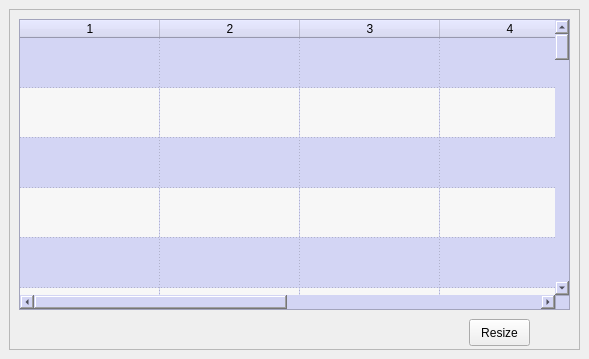
     <widget class="QWidget" name="appointmentTab">
      <attribute name="icon">
       <iconset resource="resources.qrc">
        <normaloff>:/icons/icons/appointment-new-2.ico</normaloff>:/icons/icons/appointment-new-2.ico</iconset>
      </attribute>
      <attribute name="title">
       <string>Appointments</string>
      </attribute>
      <widget class="QFrame" name="apptFrame">
       <property name="geometry">
        <rect>
         <x>9</x>
         <y>9</y>
         <width>571</width>
         <height>341</height>
        </rect>
       </property>
       <property name="frameShape">
        <enum>QFrame::StyledPanel</enum>
       </property>
       <property name="frameShadow">
        <enum>QFrame::Raised</enum>
       </property>
       <widget class="QTableWidget" name="apptTableWidget">
        <property name="geometry">
         <rect>
          <x>10</x>
          <y>10</y>
          <width>551</width>
          <height>291</height>
         </rect>
        </property>
        <property name="sizePolicy">
         <sizepolicy hsizetype="Expanding" vsizetype="Expanding">
          <horstretch>0</horstretch>
          <verstretch>0</verstretch>
         </sizepolicy>
        </property>
        <property name="maximumSize">
         <size>
          <width>16777215</width>
          <height>321</height>
         </size>
        </property>
        <property name="acceptDrops">
         <bool>true</bool>
        </property>
        <property name="styleSheet">
         <string notr="true">background-color: rgb(211, 213, 244);</string>
        </property>
        <property name="midLineWidth">
         <number>1</number>
        </property>
        <property name="verticalScrollBarPolicy">
         <enum>Qt::ScrollBarAsNeeded</enum>
        </property>
        <property name="horizontalScrollBarPolicy">
         <enum>Qt::ScrollBarAsNeeded</enum>
        </property>
        <property name="editTriggers">
         <set>QAbstractItemView::DoubleClicked</set>
        </property>
        <property name="dragEnabled">
         <bool>true</bool>
        </property>
        <property name="dragDropMode">
         <enum>QAbstractItemView::DragDrop</enum>
        </property>
        <property name="defaultDropAction">
         <enum>Qt::CopyAction</enum>
        </property>
        <property name="alternatingRowColors">
         <bool>true</bool>
        </property>
        <property name="verticalScrollMode">
         <enum>QAbstractItemView::ScrollPerPixel</enum>
        </property>
        <property name="gridStyle">
         <enum>Qt::DotLine</enum>
        </property>
        <property name="sortingEnabled">
         <bool>true</bool>
        </property>
        <property name="wordWrap">
         <bool>true</bool>
        </property>
        <property name="rowCount">
         <number>2000</number>
        </property>
        <property name="columnCount">
         <number>6</number>
        </property>
        <attribute name="horizontalHeaderCascadingSectionResizes">
         <bool>false</bool>
        </attribute>
        <attribute name="horizontalHeaderDefaultSectionSize">
         <number>140</number>
        </attribute>
        <attribute name="horizontalHeaderMinimumSectionSize">
         <number>56</number>
        </attribute>
        <attribute name="horizontalHeaderStretchLastSection">
         <bool>true</bool>
        </attribute>
        <attribute name="verticalHeaderVisible">
         <bool>false</bool>
        </attribute>
        <attribute name="verticalHeaderCascadingSectionResizes">
         <bool>true</bool>
        </attribute>
        <attribute name="verticalHeaderDefaultSectionSize">
         <number>50</number>
        </attribute>
        <row/>
        <row/>
        <row/>
        <row/>
        <row/>
        <row/>
        <row/>
        <row/>
        <row/>
        <row/>
        <row/>
        <row/>
        <row/>
        <row/>
        <row/>
        <row/>
        <row/>
        <row/>
        <row/>
        <row/>
        <row/>
        <row/>
        <row/>
        <row/>
        <row/>
        <row/>
        <row/>
        <row/>
        <row/>
        <row/>
        <row/>
        <row/>
        <row/>
        <row/>
        <row/>
        <row/>
        <row/>
        <row/>
        <row/>
        <row/>
        <row/>
        <row/>
        <row/>
        <row/>
        <row/>
        <row/>
        <row/>
        <row/>
        <row/>
        <row/>
        <row/>
        <row/>
        <row/>
        <row/>
        <row/>
        <row/>
        <row/>
        <row/>
        <row/>
        <row/>
        <row/>
        <row/>
        <row/>
        <row/>
        <row/>
        <row/>
        <row/>
        <row/>
        <row/>
        <row/>
        <row/>
        <row/>
        <row/>
        <row/>
        <row/>
        <row/>
        <row/>
        <row/>
        <row/>
        <row/>
        <row/>
        <row/>
        <row/>
        <row/>
        <row/>
        <row/>
        <row/>
        <row/>
        <row/>
        <row/>
        <row/>
        <row/>
        <row/>
        <row/>
        <row/>
        <row/>
        <row/>
        <row/>
        <row/>
        <row/>
        <row/>
        <row/>
        <row/>
        <row/>
        <row/>
        <row/>
        <row/>
        <row/>
        <row/>
        <row/>
        <row/>
        <row/>
        <row/>
        <row/>
        <row/>
        <row/>
        <row/>
        <row/>
        <row/>
        <row/>
        <row/>
        <row/>
        <row/>
        <row/>
        <row/>
        <row/>
        <row/>
        <row/>
        <row/>
        <row/>
        <row/>
        <row/>
        <row/>
        <row/>
        <row/>
        <row/>
        <row/>
        <row/>
        <row/>
        <row/>
        <row/>
        <row/>
        <row/>
        <row/>
        <row/>
        <row/>
        <row/>
        <row/>
        <row/>
        <row/>
        <row/>
        <row/>
        <row/>
        <row/>
        <row/>
        <row/>
        <row/>
        <row/>
        <row/>
        <row/>
        <row/>
        <row/>
        <row/>
        <row/>
        <row/>
        <row/>
        <row/>
        <row/>
        <row/>
        <row/>
        <row/>
        <row/>
        <row/>
        <row/>
        <row/>
        <row/>
        <row/>
        <row/>
        <row/>
        <row/>
        <row/>
        <row/>
        <row/>
        <row/>
        <row/>
        <row/>
        <row/>
        <row/>
        <row/>
        <row/>
        <row/>
        <row/>
        <row/>
        <row/>
        <row/>
        <row/>
        <row/>
        <row/>
        <row/>
        <row/>
        <row/>
        <row/>
        <row/>
        <row/>
        <row/>
        <row/>
        <row/>
        <row/>
        <row/>
        <row/>
        <row/>
        <row/>
        <row/>
        <row/>
        <row/>
        <row/>
        <row/>
        <row/>
        <row/>
        <row/>
        <row/>
        <row/>
        <row/>
        <row/>
        <row/>
        <row/>
        <row/>
        <row/>
        <row/>
        <row/>
        <row/>
        <row/>
        <row/>
        <row/>
        <row/>
        <row/>
        <row/>
        <row/>
        <row/>
        <row/>
        <row/>
        <row/>
        <row/>
        <row/>
        <row/>
        <row/>
        <row/>
        <row/>
        <row/>
        <row/>
        <row/>
        <row/>
        <row/>
        <row/>
        <row/>
        <row/>
        <row/>
        <row/>
        <row/>
        <row/>
        <row/>
        <row/>
        <row/>
        <row/>
        <row/>
        <row/>
        <row/>
        <row/>
        <row/>
        <row/>
        <row/>
        <row/>
        <row/>
        <row/>
        <row/>
        <row/>
        <row/>
        <row/>
        <row/>
        <row/>
        <row/>
        <row/>
        <row/>
        <row/>
        <row/>
        <row/>
        <row/>
        <row/>
        <row/>
        <row/>
        <row/>
        <row/>
        <row/>
        <row/>
        <row/>
        <row/>
        <row/>
        <row/>
        <row/>
        <row/>
        <row/>
        <row/>
        <row/>
        <row/>
        <row/>
        <row/>
        <row/>
        <row/>
        <row/>
        <row/>
        <row/>
        <row/>
        <row/>
        <row/>
        <row/>
        <row/>
        <row/>
        <row/>
        <row/>
        <row/>
        <row/>
        <row/>
        <row/>
        <row/>
        <row/>
        <row/>
        <row/>
        <row/>
        <row/>
        <row/>
        <row/>
        <row/>
        <row/>
        <row/>
        <row/>
        <row/>
        <row/>
        <row/>
        <row/>
        <row/>
        <row/>
        <row/>
        <row/>
        <row/>
        <row/>
        <row/>
        <row/>
        <row/>
        <row/>
        <row/>
        <row/>
        <row/>
        <row/>
        <row/>
        <row/>
        <row/>
        <row/>
        <row/>
        <row/>
        <row/>
        <row/>
        <row/>
        <row/>
        <row/>
        <row/>
        <row/>
        <row/>
        <row/>
        <row/>
        <row/>
        <row/>
        <row/>
        <row/>
        <row/>
        <row/>
        <row/>
        <row/>
        <row/>
        <row/>
        <row/>
        <row/>
        <row/>
        <row/>
        <row/>
        <row/>
        <row/>
        <row/>
        <row/>
        <row/>
        <row/>
        <row/>
        <row/>
        <row/>
        <row/>
        <row/>
        <row/>
        <row/>
        <row/>
        <row/>
        <row/>
        <row/>
        <row/>
        <row/>
        <row/>
        <row/>
        <row/>
        <row/>
        <row/>
        <row/>
        <row/>
        <row/>
        <row/>
        <row/>
        <row/>
        <row/>
        <row/>
        <row/>
        <row/>
        <row/>
        <row/>
        <row/>
        <row/>
        <row/>
        <row/>
        <row/>
        <row/>
        <row/>
        <row/>
        <row/>
        <row/>
        <row/>
        <row/>
        <row/>
        <row/>
        <row/>
        <row/>
        <row/>
        <row/>
        <row/>
        <row/>
        <row/>
        <row/>
        <row/>
        <row/>
        <row/>
        <row/>
        <row/>
        <row/>
        <row/>
        <row/>
        <row/>
        <row/>
        <row/>
        <row/>
        <row/>
        <row/>
        <row/>
        <row/>
        <row/>
        <row/>
        <row/>
        <row/>
        <row/>
        <row/>
        <row/>
        <row/>
        <row/>
        <row/>
        <row/>
        <row/>
        <row/>
        <row/>
        <row/>
        <row/>
        <row/>
        <row/>
        <row/>
        <row/>
        <row/>
        <row/>
        <row/>
        <row/>
        <row/>
        <row/>
        <row/>
        <row/>
        <row/>
        <row/>
        <row/>
        <row/>
        <row/>
        <row/>
        <row/>
        <row/>
        <row/>
        <row/>
        <row/>
        <row/>
        <row/>
        <row/>
        <row/>
        <row/>
        <row/>
        <row/>
        <row/>
        <row/>
        <row/>
        <row/>
        <row/>
        <row/>
        <row/>
        <row/>
        <row/>
        <row/>
        <row/>
        <row/>
        <row/>
        <row/>
        <row/>
        <row/>
        <row/>
        <row/>
        <row/>
        <row/>
        <row/>
        <row/>
        <row/>
        <row/>
        <row/>
        <row/>
        <row/>
        <row/>
        <row/>
        <row/>
        <row/>
        <row/>
        <row/>
        <row/>
        <row/>
        <row/>
        <row/>
        <row/>
        <row/>
        <row/>
        <row/>
        <row/>
        <row/>
        <row/>
        <row/>
        <row/>
        <row/>
        <row/>
        <row/>
        <row/>
        <row/>
        <row/>
        <row/>
        <row/>
        <row/>
        <row/>
        <row/>
        <row/>
        <row/>
        <row/>
        <row/>
        <row/>
        <row/>
        <row/>
        <row/>
        <row/>
        <row/>
        <row/>
        <row/>
        <row/>
        <row/>
        <row/>
        <row/>
        <row/>
        <row/>
        <row/>
        <row/>
        <row/>
        <row/>
        <row/>
        <row/>
        <row/>
        <row/>
        <row/>
        <row/>
        <row/>
        <row/>
        <row/>
        <row/>
        <row/>
        <row/>
        <row/>
        <row/>
        <row/>
        <row/>
        <row/>
        <row/>
        <row/>
        <row/>
        <row/>
        <row/>
        <row/>
        <row/>
        <row/>
        <row/>
        <row/>
        <row/>
        <row/>
        <row/>
        <row/>
        <row/>
        <row/>
        <row/>
        <row/>
        <row/>
        <row/>
        <row/>
        <row/>
        <row/>
        <row/>
        <row/>
        <row/>
        <row/>
        <row/>
        <row/>
        <row/>
        <row/>
        <row/>
        <row/>
        <row/>
        <row/>
        <row/>
        <row/>
        <row/>
        <row/>
        <row/>
        <row/>
        <row/>
        <row/>
        <row/>
        <row/>
        <row/>
        <row/>
        <row/>
        <row/>
        <row/>
        <row/>
        <row/>
        <row/>
        <row/>
        <row/>
        <row/>
        <row/>
        <row/>
        <row/>
        <row/>
        <row/>
        <row/>
        <row/>
        <row/>
        <row/>
        <row/>
        <row/>
        <row/>
        <row/>
        <row/>
        <row/>
        <row/>
        <row/>
        <row/>
        <row/>
        <row/>
        <row/>
        <row/>
        <row/>
        <row/>
        <row/>
        <row/>
        <row/>
        <row/>
        <row/>
        <row/>
        <row/>
        <row/>
        <row/>
        <row/>
        <row/>
        <row/>
        <row/>
        <row/>
        <row/>
        <row/>
        <row/>
        <row/>
        <row/>
        <row/>
        <row/>
        <row/>
        <row/>
        <row/>
        <row/>
        <row/>
        <row/>
        <row/>
        <row/>
        <row/>
        <row/>
        <row/>
        <row/>
        <row/>
        <row/>
        <row/>
        <row/>
        <row/>
        <row/>
        <row/>
        <row/>
        <row/>
        <row/>
        <row/>
        <row/>
        <row/>
        <row/>
        <row/>
        <row/>
        <row/>
        <row/>
        <row/>
        <row/>
        <row/>
        <row/>
        <row/>
        <row/>
        <row/>
        <row/>
        <row/>
        <row/>
        <row/>
        <row/>
        <row/>
        <row/>
        <row/>
        <row/>
        <row/>
        <row/>
        <row/>
        <row/>
        <row/>
        <row/>
        <row/>
        <row/>
        <row/>
        <row/>
        <row/>
        <row/>
        <row/>
        <row/>
        <row/>
        <row/>
        <row/>
        <row/>
        <row/>
        <row/>
        <row/>
        <row/>
        <row/>
        <row/>
        <row/>
        <row/>
        <row/>
        <row/>
        <row/>
        <row/>
        <row/>
        <row/>
        <row/>
        <row/>
        <row/>
        <row/>
        <row/>
        <row/>
        <row/>
        <row/>
        <row/>
        <row/>
        <row/>
        <row/>
        <row/>
        <row/>
        <row/>
        <row/>
        <row/>
        <row/>
        <row/>
        <row/>
        <row/>
        <row/>
        <row/>
        <row/>
        <row/>
        <row/>
        <row/>
        <row/>
        <row/>
        <row/>
        <row/>
        <row/>
        <row/>
        <row/>
        <row/>
        <row/>
        <row/>
        <row/>
        <row/>
        <row/>
        <row/>
        <row/>
        <row/>
        <row/>
        <row/>
        <row/>
        <row/>
        <row/>
        <row/>
        <row/>
        <row/>
        <row/>
        <row/>
        <row/>
        <row/>
        <row/>
        <row/>
        <row/>
        <row/>
        <row/>
        <row/>
        <row/>
        <row/>
        <row/>
        <row/>
        <row/>
        <row/>
        <row/>
        <row/>
        <row/>
        <row/>
        <row/>
        <row/>
        <row/>
        <row/>
        <row/>
        <row/>
        <row/>
        <row/>
        <row/>
        <row/>
        <row/>
        <row/>
        <row/>
        <row/>
        <row/>
        <row/>
        <row/>
        <row/>
        <row/>
        <row/>
        <row/>
        <row/>
        <row/>
        <row/>
        <row/>
        <row/>
        <row/>
        <row/>
        <row/>
        <row/>
        <row/>
        <row/>
        <row/>
        <row/>
        <row/>
        <row/>
        <row/>
        <row/>
        <row/>
        <row/>
        <row/>
        <row/>
        <row/>
        <row/>
        <row/>
        <row/>
        <row/>
        <row/>
        <row/>
        <row/>
        <row/>
        <row/>
        <row/>
        <row/>
        <row/>
        <row/>
        <row/>
        <row/>
        <row/>
        <row/>
        <row/>
        <row/>
        <row/>
        <row/>
        <row/>
        <row/>
        <row/>
        <row/>
        <row/>
        <row/>
        <row/>
        <row/>
        <row/>
        <row/>
        <row/>
        <row/>
        <row/>
        <row/>
        <row/>
        <row/>
        <row/>
        <row/>
        <row/>
        <row/>
        <row/>
        <row/>
        <row/>
        <row/>
        <row/>
        <row/>
        <row/>
        <row/>
        <row/>
        <row/>
        <row/>
        <row/>
        <row/>
        <row/>
        <row/>
        <row/>
        <row/>
        <row/>
        <row/>
        <row/>
        <row/>
        <row/>
        <row/>
        <row/>
        <row/>
        <row/>
        <row/>
        <row/>
        <row/>
        <row/>
        <row/>
        <row/>
        <row/>
        <row/>
        <row/>
        <row/>
        <row/>
        <row/>
        <row/>
        <row/>
        <row/>
        <row/>
        <row/>
        <row/>
        <row/>
        <row/>
        <row/>
        <row/>
        <row/>
        <row/>
        <row/>
        <row/>
        <row/>
        <row/>
        <row/>
        <row/>
        <row/>
        <row/>
        <row/>
        <row/>
        <row/>
        <row/>
        <row/>
        <row/>
        <row/>
        <row/>
        <row/>
        <row/>
        <row/>
        <row/>
        <row/>
        <row/>
        <row/>
        <row/>
        <row/>
        <row/>
        <row/>
        <row/>
        <row/>
        <row/>
        <row/>
        <row/>
        <row/>
        <row/>
        <row/>
        <row/>
        <row/>
        <row/>
        <row/>
        <row/>
        <row/>
        <row/>
        <row/>
        <row/>
        <row/>
        <row/>
        <row/>
        <row/>
        <row/>
        <row/>
        <row/>
        <row/>
        <row/>
        <row/>
        <row/>
        <row/>
        <row/>
        <row/>
        <row/>
        <row/>
        <row/>
        <row/>
        <row/>
        <row/>
        <row/>
        <row/>
        <row/>
        <row/>
        <row/>
        <row/>
        <row/>
        <row/>
        <row/>
        <row/>
        <row/>
        <row/>
        <row/>
        <row/>
        <row/>
        <row/>
        <row/>
        <row/>
        <row/>
        <row/>
        <row/>
        <row/>
        <row/>
        <row/>
        <row/>
        <row/>
        <row/>
        <row/>
        <row/>
        <row/>
        <row/>
        <row/>
        <row/>
        <row/>
        <row/>
        <row/>
        <row/>
        <row/>
        <row/>
        <row/>
        <row/>
        <row/>
        <row/>
        <row/>
        <row/>
        <row/>
        <row/>
        <row/>
        <row/>
        <row/>
        <row/>
        <row/>
        <row/>
        <row/>
        <row/>
        <row/>
        <row/>
        <row/>
        <row/>
        <row/>
        <row/>
        <row/>
        <row/>
        <row/>
        <row/>
        <row/>
        <row/>
        <row/>
        <row/>
        <row/>
        <row/>
        <row/>
        <row/>
        <row/>
        <row/>
        <row/>
        <row/>
        <row/>
        <row/>
        <row/>
        <row/>
        <row/>
        <row/>
        <row/>
        <row/>
        <row/>
        <row/>
        <row/>
        <row/>
        <row/>
        <row/>
        <row/>
        <row/>
        <row/>
        <row/>
        <row/>
        <row/>
        <row/>
        <row/>
        <row/>
        <row/>
        <row/>
        <row/>
        <row/>
        <row/>
        <row/>
        <row/>
        <row/>
        <row/>
        <row/>
        <row/>
        <row/>
        <row/>
        <row/>
        <row/>
        <row/>
        <row/>
        <row/>
        <row/>
        <row/>
        <row/>
        <row/>
        <row/>
        <row/>
        <row/>
        <row/>
        <row/>
        <row/>
        <row/>
        <row/>
        <row/>
        <row/>
        <row/>
        <row/>
        <row/>
        <row/>
        <row/>
        <row/>
        <row/>
        <row/>
        <row/>
        <row/>
        <row/>
        <row/>
        <row/>
        <row/>
        <row/>
        <row/>
        <row/>
        <row/>
        <row/>
        <row/>
        <row/>
        <row/>
        <row/>
        <row/>
        <row/>
        <row/>
        <row/>
        <row/>
        <row/>
        <row/>
        <row/>
        <row/>
        <row/>
        <row/>
        <row/>
        <row/>
        <row/>
        <row/>
        <row/>
        <row/>
        <row/>
        <row/>
        <row/>
        <row/>
        <row/>
        <row/>
        <row/>
        <row/>
        <row/>
        <row/>
        <row/>
        <row/>
        <row/>
        <row/>
        <row/>
        <row/>
        <row/>
        <row/>
        <row/>
        <row/>
        <row/>
        <row/>
        <row/>
        <row/>
        <row/>
        <row/>
        <row/>
        <row/>
        <row/>
        <row/>
        <row/>
        <row/>
        <row/>
        <row/>
        <row/>
        <row/>
        <row/>
        <row/>
        <row/>
        <row/>
        <row/>
        <row/>
        <row/>
        <row/>
        <row/>
        <row/>
        <row/>
        <row/>
        <row/>
        <row/>
        <row/>
        <row/>
        <row/>
        <row/>
        <row/>
        <row/>
        <row/>
        <row/>
        <row/>
        <row/>
        <row/>
        <row/>
        <row/>
        <row/>
        <row/>
        <row/>
        <row/>
        <row/>
        <row/>
        <row/>
        <row/>
        <row/>
        <row/>
        <row/>
        <row/>
        <row/>
        <row/>
        <row/>
        <row/>
        <row/>
        <row/>
        <row/>
        <row/>
        <row/>
        <row/>
        <row/>
        <row/>
        <row/>
        <row/>
        <row/>
        <row/>
        <row/>
        <row/>
        <row/>
        <row/>
        <row/>
        <row/>
        <row/>
        <row/>
        <row/>
        <row/>
        <row/>
        <row/>
        <row/>
        <row/>
        <row/>
        <row/>
        <row/>
        <row/>
        <row/>
        <row/>
        <row/>
        <row/>
        <row/>
        <row/>
        <row/>
        <row/>
        <row/>
        <row/>
        <row/>
        <row/>
        <row/>
        <row/>
        <row/>
        <row/>
        <row/>
        <row/>
        <row/>
        <row/>
        <row/>
        <row/>
        <row/>
        <row/>
        <row/>
        <row/>
        <row/>
        <row/>
        <row/>
        <row/>
        <row/>
        <row/>
        <row/>
        <row/>
        <row/>
        <row/>
        <row/>
        <row/>
        <row/>
        <row/>
        <row/>
        <row/>
        <row/>
        <row/>
        <row/>
        <row/>
        <row/>
        <row/>
        <row/>
        <row/>
        <row/>
        <row/>
        <row/>
        <row/>
        <row/>
        <row/>
        <row/>
        <row/>
        <row/>
        <row/>
        <row/>
        <row/>
        <row/>
        <row/>
        <row/>
        <row/>
        <row/>
        <row/>
        <row/>
        <row/>
        <row/>
        <row/>
        <row/>
        <row/>
        <row/>
        <row/>
        <row/>
        <row/>
        <row/>
        <row/>
        <row/>
        <row/>
        <row/>
        <row/>
        <row/>
        <row/>
        <row/>
        <row/>
        <row/>
        <row/>
        <row/>
        <row/>
        <row/>
        <row/>
        <row/>
        <row/>
        <row/>
        <row/>
        <row/>
        <row/>
        <row/>
        <row/>
        <row/>
        <row/>
        <row/>
        <row/>
        <row/>
        <row/>
        <row/>
        <row/>
        <row/>
        <row/>
        <row/>
        <row/>
        <row/>
        <row/>
        <row/>
        <row/>
        <row/>
        <row/>
        <row/>
        <row/>
        <row/>
        <row/>
        <row/>
        <row/>
        <row/>
        <row/>
        <row/>
        <row/>
        <row/>
        <row/>
        <row/>
        <row/>
        <row/>
        <row/>
        <row/>
        <row/>
        <row/>
        <row/>
        <row/>
        <row/>
        <row/>
        <row/>
        <row/>
        <row/>
        <row/>
        <row/>
        <row/>
        <row/>
        <row/>
        <row/>
        <row/>
        <row/>
        <row/>
        <row/>
        <row/>
        <row/>
        <row/>
        <row/>
        <row/>
        <row/>
        <row/>
        <row/>
        <row/>
        <row/>
        <row/>
        <row/>
        <row/>
        <row/>
        <row/>
        <row/>
        <row/>
        <row/>
        <row/>
        <row/>
        <row/>
        <row/>
        <row/>
        <row/>
        <row/>
        <row/>
        <row/>
        <row/>
        <row/>
        <row/>
        <row/>
        <row/>
        <row/>
        <row/>
        <row/>
        <row/>
        <row/>
        <row/>
        <row/>
        <row/>
        <row/>
        <row/>
        <row/>
        <row/>
        <row/>
        <row/>
        <row/>
        <row/>
        <row/>
        <row/>
        <row/>
        <row/>
        <row/>
        <row/>
        <row/>
        <row/>
        <row/>
        <row/>
        <row/>
        <row/>
        <row/>
        <row/>
        <row/>
        <row/>
        <row/>
        <row/>
        <row/>
        <row/>
        <row/>
        <row/>
        <row/>
        <row/>
        <row/>
        <row/>
        <row/>
        <row/>
        <row/>
        <row/>
        <row/>
        <row/>
        <row/>
        <row/>
        <row/>
        <row/>
        <row/>
        <row/>
        <row/>
        <row/>
        <row/>
        <row/>
        <row/>
        <row/>
        <row/>
        <row/>
        <row/>
        <row/>
        <row/>
        <row/>
        <row/>
        <row/>
        <row/>
        <row/>
        <row/>
        <row/>
        <row/>
        <row/>
        <row/>
        <row/>
        <row/>
        <row/>
        <row/>
        <row/>
        <row/>
        <row/>
        <row/>
        <row/>
        <row/>
        <row/>
        <row/>
        <row/>
        <row/>
        <row/>
        <row/>
        <row/>
        <row/>
        <row/>
        <row/>
        <row/>
        <row/>
        <row/>
        <row/>
        <row/>
        <row/>
        <row/>
        <row/>
        <row/>
        <row/>
        <row/>
        <row/>
        <row/>
        <row/>
        <row/>
        <row/>
        <row/>
        <row/>
        <row/>
        <row/>
        <row/>
        <row/>
        <row/>
        <row/>
        <row/>
        <row/>
        <row/>
        <row/>
        <row/>
        <row/>
        <row/>
        <row/>
        <row/>
        <row/>
        <row/>
        <row/>
        <row/>
        <row/>
        <row/>
        <row/>
        <row/>
        <row/>
        <row/>
        <row/>
        <row/>
        <row/>
        <row/>
        <row/>
        <row/>
        <row/>
        <row/>
        <row/>
        <row/>
        <row/>
        <row/>
        <row/>
        <row/>
        <row/>
        <row/>
        <row/>
        <row/>
        <row/>
        <row/>
        <row/>
        <row/>
        <row/>
        <row/>
        <row/>
        <row/>
        <row/>
        <row/>
        <row/>
        <row/>
        <row/>
        <row/>
        <row/>
        <row/>
        <row/>
        <row/>
        <row/>
        <row/>
        <row/>
        <row/>
        <row/>
        <row/>
        <row/>
        <row/>
        <row/>
        <row/>
        <row/>
        <row/>
        <row/>
        <row/>
        <row/>
        <row/>
        <row/>
        <row/>
        <row/>
        <row/>
        <row/>
        <row/>
        <row/>
        <row/>
        <row/>
        <row/>
        <row/>
        <row/>
        <row/>
        <row/>
        <row/>
        <row/>
        <row/>
        <row/>
        <row/>
        <row/>
        <row/>
        <row/>
        <row/>
        <row/>
        <row/>
        <row/>
        <row/>
        <row/>
        <row/>
        <row/>
        <row/>
        <row/>
        <row/>
        <row/>
        <row/>
        <row/>
        <row/>
        <row/>
        <row/>
        <row/>
        <row/>
        <row/>
        <row/>
        <row/>
        <row/>
        <row/>
        <row/>
        <row/>
        <row/>
        <row/>
        <row/>
        <row/>
        <row/>
        <row/>
        <row/>
        <row/>
        <row/>
        <row/>
        <row/>
        <row/>
        <row/>
        <row/>
        <row/>
        <row/>
        <row/>
        <row/>
        <row/>
        <row/>
        <row/>
        <row/>
        <row/>
        <row/>
        <row/>
        <row/>
        <row/>
        <row/>
        <row/>
        <row/>
        <row/>
        <row/>
        <row/>
        <row/>
        <row/>
        <row/>
        <row/>
        <row/>
        <row/>
        <row/>
        <row/>
        <row/>
        <row/>
        <row/>
        <row/>
        <row/>
        <row/>
        <row/>
        <row/>
        <row/>
        <row/>
        <row/>
        <row/>
        <row/>
        <row/>
        <row/>
        <row/>
        <row/>
        <row/>
        <row/>
        <row/>
        <row/>
        <row/>
        <row/>
        <row/>
        <row/>
        <row/>
        <row/>
        <row/>
        <row/>
        <row/>
        <row/>
        <row/>
        <row/>
        <row/>
        <row/>
        <row/>
        <row/>
        <row/>
        <row/>
        <row/>
        <row/>
        <row/>
        <row/>
        <row/>
        <row/>
        <row/>
        <row/>
        <row/>
        <row/>
        <row/>
        <row/>
        <row/>
        <row/>
        <row/>
        <row/>
        <row/>
        <row/>
        <row/>
        <row/>
        <row/>
        <row/>
        <row/>
        <row/>
        <row/>
        <row/>
        <row/>
        <row/>
        <row/>
        <row/>
        <row/>
        <row/>
        <row/>
        <row/>
        <row/>
        <row/>
        <row/>
        <row/>
        <row/>
        <row/>
        <row/>
        <row/>
        <row/>
        <row/>
        <row/>
        <row/>
        <row/>
        <row/>
        <row/>
        <row/>
        <row/>
        <row/>
        <row/>
        <row/>
        <row/>
        <row/>
        <row/>
        <row/>
        <row/>
        <row/>
        <row/>
        <row/>
        <row/>
        <row/>
        <row/>
        <row/>
        <row/>
        <row/>
        <row/>
        <row/>
        <row/>
        <row/>
        <row/>
        <row/>
        <row/>
        <row/>
        <row/>
        <row/>
        <row/>
        <row/>
        <row/>
        <row/>
        <row/>
        <row/>
        <row/>
        <row/>
        <row/>
        <row/>
        <row/>
        <row/>
        <row/>
        <row/>
        <row/>
        <row/>
        <row/>
        <row/>
        <row/>
        <row/>
        <row/>
        <row/>
        <row/>
        <row/>
        <row/>
        <row/>
        <row/>
        <row/>
        <row/>
        <row/>
        <row/>
        <row/>
        <row/>
        <row/>
        <row/>
        <row/>
        <row/>
        <row/>
        <row/>
        <row/>
        <row/>
        <row/>
        <row/>
        <row/>
        <row/>
        <row/>
        <row/>
        <row/>
        <row/>
        <row/>
        <row/>
        <row/>
        <row/>
        <row/>
        <row/>
        <row/>
        <row/>
        <row/>
        <row/>
        <row/>
        <row/>
        <row/>
        <row/>
        <row/>
        <row/>
        <row/>
        <row/>
        <row/>
        <row/>
        <row/>
        <row/>
        <row/>
        <row/>
        <row/>
        <row/>
        <row/>
        <row/>
        <row/>
        <row/>
        <row/>
        <row/>
        <row/>
        <row/>
        <row/>
        <row/>
        <row/>
        <row/>
        <column/>
        <column/>
        <column/>
        <column/>
        <column/>
        <column/>
       </widget>
       <widget class="QPushButton" name="apptDetailPushButton">
        <property name="geometry">
         <rect>
          <x>460</x>
          <y>310</y>
          <width>61</width>
          <height>27</height>
         </rect>
        </property>
        <property name="text">
         <string>Resize</string>
        </property>
       </widget>
      </widget>
     </widget>
